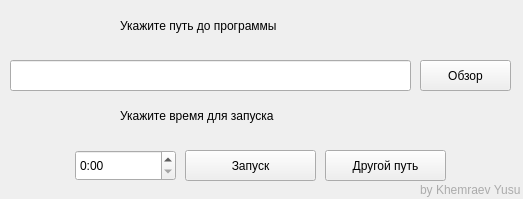
<?xml version="1.0" encoding="UTF-8"?>
<ui version="4.0">
 <class>MainWindow</class>
 <widget class="QMainWindow" name="MainWindow">
  <property name="enabled">
   <bool>true</bool>
  </property>
  <property name="geometry">
   <rect>
    <x>0</x>
    <y>0</y>
    <width>523</width>
    <height>199</height>
   </rect>
  </property>
  <property name="windowTitle">
   <string>AppLaunches</string>
  </property>
  <property name="windowIcon">
   <iconset resource="icon.qrc">
    <normaloff>:/MainIcon/icon.png</normaloff>:/MainIcon/icon.png</iconset>
  </property>
  <property name="windowOpacity">
   <double>1.000000000000000</double>
  </property>
  <widget class="QWidget" name="centralwidget">
   <widget class="QPushButton" name="pushButton">
    <property name="geometry">
     <rect>
      <x>420</x>
      <y>60</y>
      <width>91</width>
      <height>31</height>
     </rect>
    </property>
    <property name="text">
     <string>Обзор</string>
    </property>
   </widget>
   <widget class="QLineEdit" name="lineEdit">
    <property name="geometry">
     <rect>
      <x>10</x>
      <y>60</y>
      <width>401</width>
      <height>31</height>
     </rect>
    </property>
    <property name="styleSheet">
     <string notr="true">font: 14pt &quot;Segoe UI&quot;;</string>
    </property>
   </widget>
   <widget class="QTimeEdit" name="timeEdit">
    <property name="enabled">
     <bool>true</bool>
    </property>
    <property name="geometry">
     <rect>
      <x>75</x>
      <y>150</y>
      <width>101</width>
      <height>31</height>
     </rect>
    </property>
    <property name="acceptDrops">
     <bool>false</bool>
    </property>
    <property name="styleSheet">
     <string notr="true">font: 16pt &quot;Segoe UI&quot;;</string>
    </property>
    <property name="wrapping">
     <bool>false</bool>
    </property>
    <property name="frame">
     <bool>true</bool>
    </property>
    <property name="readOnly">
     <bool>false</bool>
    </property>
    <property name="accelerated">
     <bool>false</bool>
    </property>
    <property name="keyboardTracking">
     <bool>true</bool>
    </property>
    <property name="showGroupSeparator" stdset="0">
     <bool>false</bool>
    </property>
    <property name="currentSection">
     <enum>QDateTimeEdit::HourSection</enum>
    </property>
    <property name="displayFormat">
     <string>H:mm</string>
    </property>
    <property name="calendarPopup">
     <bool>false</bool>
    </property>
   </widget>
   <widget class="QPushButton" name="pushButton_3">
    <property name="enabled">
     <bool>true</bool>
    </property>
    <property name="geometry">
     <rect>
      <x>185</x>
      <y>150</y>
      <width>131</width>
      <height>31</height>
     </rect>
    </property>
    <property name="text">
     <string>Запуск</string>
    </property>
   </widget>
   <widget class="QLabel" name="label">
    <property name="geometry">
     <rect>
      <x>120</x>
      <y>100</y>
      <width>241</width>
      <height>31</height>
     </rect>
    </property>
    <property name="styleSheet">
     <string notr="true">font: 14pt &quot;Segoe UI&quot;;</string>
    </property>
    <property name="text">
     <string>Укажите время для запуска </string>
    </property>
   </widget>
   <widget class="QLabel" name="label_2">
    <property name="geometry">
     <rect>
      <x>120</x>
      <y>10</y>
      <width>251</width>
      <height>31</height>
     </rect>
    </property>
    <property name="styleSheet">
     <string notr="true">font: 14pt &quot;Segoe UI&quot;;</string>
    </property>
    <property name="text">
     <string>Укажите путь до программы</string>
    </property>
   </widget>
   <widget class="QPushButton" name="pushButton_2">
    <property name="geometry">
     <rect>
      <x>325</x>
      <y>150</y>
      <width>121</width>
      <height>31</height>
     </rect>
    </property>
    <property name="text">
     <string>Другой путь</string>
    </property>
   </widget>
   <widget class="QLabel" name="label_3">
    <property name="geometry">
     <rect>
      <x>420</x>
      <y>180</y>
      <width>101</width>
      <height>20</height>
     </rect>
    </property>
    <property name="styleSheet">
     <string notr="true">color: rgb(171, 171, 171);</string>
    </property>
    <property name="text">
     <string>by Khemraev Yusup</string>
    </property>
   </widget>
  </widget>
 </widget>
 <resources>
  <include location="icon.qrc"/>
 </resources>
 <connections/>
</ui>
